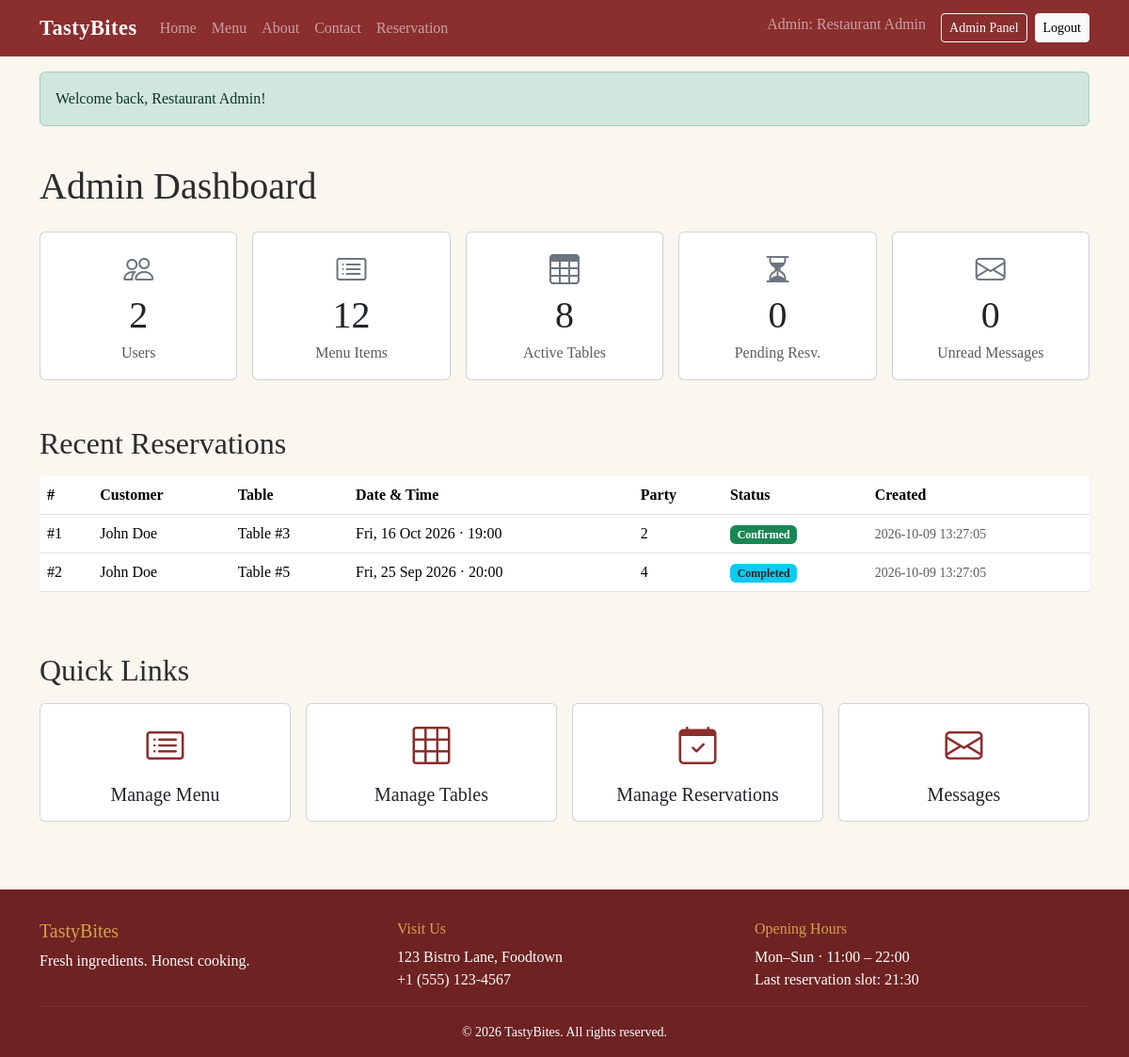
Page /admin/dashboard.php (signed in) on the committed database.
### tables this page shows
CREATE TABLE reservations (
    id               INT UNSIGNED AUTO_INCREMENT PRIMARY KEY,
    user_id          INT UNSIGNED NOT NULL,
    table_id         INT UNSIGNED NOT NULL,
    reservation_date DATE NOT NULL,
    reservation_time TIME NOT NULL,
    party_size       INT NOT NULL,
    special_request  TEXT NULL,
    status           ENUM('pending','confirmed','cancelled','completed') DEFAULT 'pending',
    created_at       TIMESTAMP DEFAULT CURRENT_TIMESTAMP,
    INDEX idx_reservation_lookup (table_id, reservation_date, reservation_time),
    FOREIGN KEY (user_id)  REFERENCES users(id)  ON DELETE CASCADE,
    FOREIGN KEY (table_id) REFERENCES tables(id) ON DELETE RESTRICT
);

CREATE TABLE users (
    id            INT UNSIGNED AUTO_INCREMENT PRIMARY KEY,
    full_name     VARCHAR(100) NOT NULL,
    email         VARCHAR(150) NOT NULL UNIQUE,
    phone         VARCHAR(20)  NULL,
    password_hash VARCHAR(255) NOT NULL,
    role          ENUM('user','admin') NOT NULL DEFAULT 'user',
    created_at    TIMESTAMP DEFAULT CURRENT_TIMESTAMP
);

CREATE TABLE tables (
    id            INT UNSIGNED AUTO_INCREMENT PRIMARY KEY,
    table_number  INT NOT NULL UNIQUE,
    capacity      INT NOT NULL,
    location_note VARCHAR(80) NULL,
    is_active     TINYINT(1) DEFAULT 1
);

### includes/helpers.php (called while the page is built, shortened)
<?php
function e(?string $value): string
{
    return htmlspecialchars((string)($value ?? ''), ENT_QUOTES | ENT_SUBSTITUTE, 'UTF-8');
}
function formatReservationDateTime(string $date, string $time): string
{
    $dt = DateTime::createFromFormat('Y-m-d H:i:s', $date . ' ' . $time);
    return $dt->format('D, d M Y') . ' · ' . $dt->format('H:i');
}

### admin/dashboard.php (the view, shortened to what this page needs)
<?php
require_once __DIR__ . '/../includes/db.php';
require_once __DIR__ . '/../includes/helpers.php';
function statusBadgeClass(string $status): string
{
    return match ($status) {
        'pending'   => 'bg-warning text-dark',
        'confirmed' => 'bg-success',
        'cancelled' => 'bg-secondary',
        'completed' => 'bg-info text-dark',
        default     => 'bg-light text-dark',
    };
}
function fetchCount(mysqli $db, string $sql): int
{
    $res = $db->query($sql);
    $row = $res->fetch_row();
    return (int)($row[0] ?? 0);
}
$totalUsers     = fetchCount($db, "SELECT COUNT(*) FROM users");
$totalMenuItems = fetchCount($db, "SELECT COUNT(*) FROM menu_items");
$activeTables   = fetchCount($db, "SELECT COUNT(*) FROM tables WHERE is_active = 1");
$pendingResv    = fetchCount($db, "SELECT COUNT(*) FROM reservations WHERE status = 'pending'");
$unreadMessages = fetchCount($db, "SELECT COUNT(*) FROM messages WHERE is_read = 0");
$res = $db->query(
    "SELECT r.id, r.reservation_date, r.reservation_time, r.party_size, r.status,
            r.created_at, u.full_name, t.table_number
     FROM reservations r
     JOIN users u  ON u.id = r.user_id
     JOIN tables t ON t.id = r.table_id
     ORDER BY r.created_at DESC
     LIMIT 10"
);
$recent = $res ? $res->fetch_all(MYSQLI_ASSOC) : [];
require_once __DIR__ . '/../includes/header.php';
?>
<h1 class="mb-4">Admin Dashboard</h1>
<div class="row g-3 mb-5">
    <?php
    $stats = [
        ['label' => 'Users',           'value' => $totalUsers,     'icon' => 'people'],
        ['label' => 'Menu Items',      'value' => $totalMenuItems, 'icon' => 'card-list'],
        ['label' => 'Active Tables',   'value' => $activeTables,   'icon' => 'table'],
        ['label' => 'Pending Resv.',   'value' => $pendingResv,    'icon' => 'hourglass-split'],
        ['label' => 'Unread Messages', 'value' => $unreadMessages, 'icon' => 'envelope'],
    ];
    foreach ($stats as $s): ?>
        <div class="col-md">
            <div class="card text-center h-100">
                <div class="card-body">
                    <i class="bi bi-<?= e($s['icon']) ?> fs-2 text-secondary"></i>
                    <h2 class="display-6 mb-1"><?= (int)$s['value'] ?></h2>
                    <p class="text-muted mb-0"><?= e($s['label']) ?></p>
                </div>
            </div>
        </div>
    <?php endforeach; ?>
</div>
<h2 class="mb-3">Recent Reservations</h2>
<?php if (empty($recent)): ?>
    <p class="text-muted">No reservations yet.</p>
<?php else: ?>
    <div class="table-responsive mb-5">
        <table class="table align-middle">
            <thead>
                <tr>
                    <th>#</th>
                    <th>Customer</th>
                    <th>Table</th>
                    <th>Date &amp; Time</th>
                    <th>Party</th>
                    <th>Status</th>
                    <th>Created</th>
                </tr>
            </thead>
            <tbody>
            <?php foreach ($recent as $r): ?>
                <tr>
                    <td>#<?= (int)$r['id'] ?></td>
                    <td><?= e($r['full_name']) ?></td>
                    <td>Table #<?= (int)$r['table_number'] ?></td>
                    <td><?= e(formatReservationDateTime($r['reservation_date'], $r['reservation_time'])) ?></td>
                    <td><?= (int)$r['party_size'] ?></td>
                    <td>
                        <span class="badge <?= statusBadgeClass($r['status']) ?>">
                            <?= e(ucfirst($r['status'])) ?>
                        </span>
                    </td>
                    <td class="small text-muted"><?= e($r['created_at']) ?></td>
                </tr>
            <?php endforeach; ?>
            </tbody>
        </table>
    </div>
<?php endif; ?>
<h2 class="mb-3">Quick Links</h2>
<div class="row g-3">
    <?php
    $links = [
        ['url' => '/admin/menu_manage.php',        'label' => 'Manage Menu',         'icon' => 'card-list'],
        ['url' => '/admin/table_manage.php',       'label' => 'Manage Tables',       'icon' => 'grid-3x3'],
        ['url' => '/admin/reservation_manage.php', 'label' => 'Manage Reservations', 'icon' => 'calendar-check'],
        ['url' => '/admin/messages.php',           'label' => 'Messages',            'icon' => 'envelope'],
    ];
    foreach ($links as $lk): ?>
        <div class="col-md-3">
            <a href="<?= BASE_URL . e($lk['url']) ?>"
               class="card text-decoration-none text-dark h-100">
                <div class="card-body text-center">
                    <i class="bi bi-<?= e($lk['icon']) ?> fs-1 text-primary"></i>
                    <h5 class="mt-2 mb-0"><?= e($lk['label']) ?></h5>
                </div>
            </a>
        </div>
    <?php endforeach; ?>
</div>
<?php require_once __DIR__ . '/../includes/footer.php'; ?>

### assets/css/style.css (style rules this page uses)
:root { --tb-primary: #8B2E2E; --tb-primary-dark: #6E2222; --tb-accent: #D4A24C; --tb-bg-soft: #FAF6F0; --tb-text-dark: #2C2C2C; --tb-text-muted: #6c757d; --bs-primary: var(--tb-primary); --bs-primary-rgb: 139, 46, 46; }
body { background: var(--tb-bg-soft); color: var(--tb-text-dark); font-family: Georgia, 'Times New Roman', serif; }
h1, h2, h3, h4, h5, h6 { font-family: Georgia, 'Times New Roman', serif; }

### rows in the picture
reservations: id "1", user.full_name "John Doe", table.table_number "3", reservation_date+reservation_time "Fri, 16 Oct 2026 · 19:00", party_size "2", status "Confirmed", created_at "2026-10-09 13:27:05"
reservations: id "2", user.full_name "John Doe", table.table_number "5", reservation_date+reservation_time "Fri, 25 Sep 2026 · 20:00", party_size "4", status "Completed", created_at "2026-10-09 13:27:05"

### other values in the picture
APP_NAME "TastyBites"
currentUserName() "Restaurant Admin"
$flash['message'] "Welcome back, Restaurant Admin!"
$s['value'] "2"
$s['label'] "Users"
$s['value'] "12"
$s['label'] "Menu Items"
$s['value'] "8"
$s['label'] "Active Tables"
$s['value'] "0"
$s['label'] "Pending Resv."
$s['label'] "Unread Messages"
$lk['label'] "Manage Menu"
$lk['label'] "Manage Tables"
$lk['label'] "Manage Reservations"
